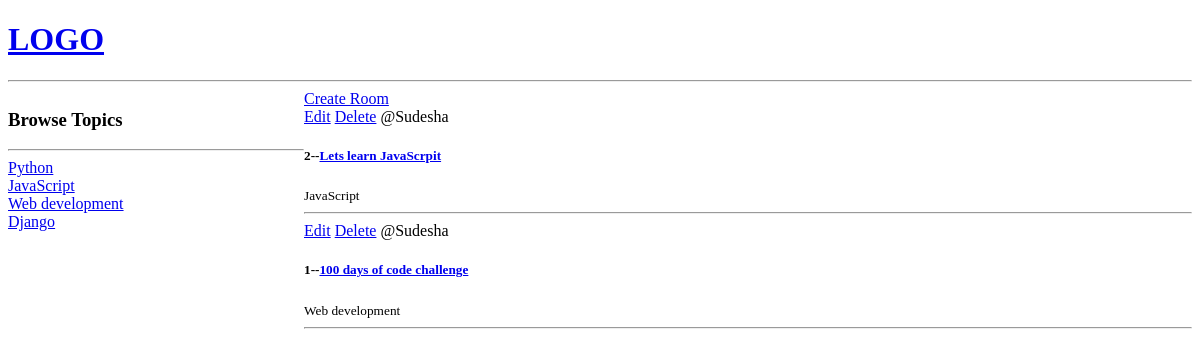
The app's page /, older data.
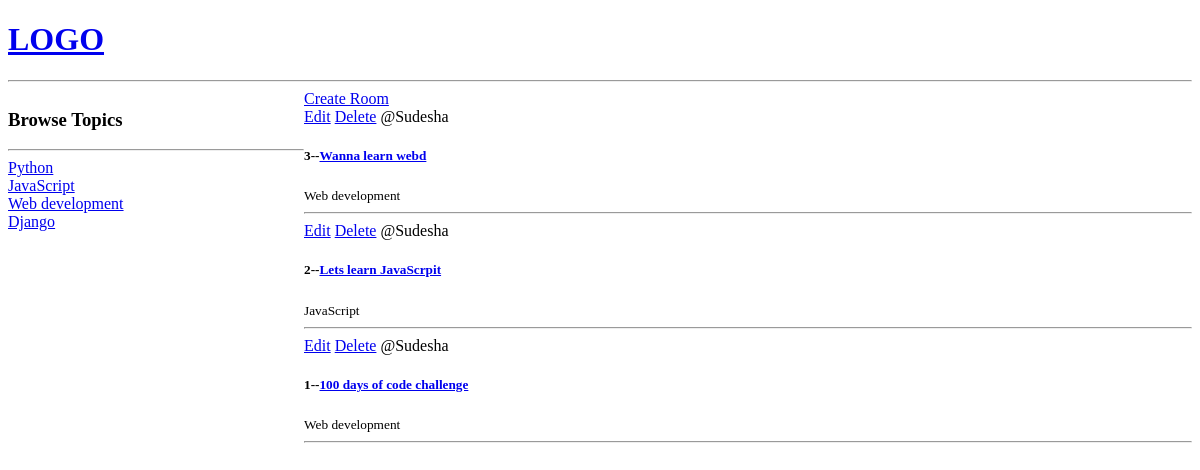
The same page, newer data.
### base/models.py (models this page shows, shortened)
class Topic(models.Model):
    name=models.CharField(max_length=200)
    def __str__(self):
        return self.name

class Room(models.Model):
    host=models.ForeignKey(User, on_delete=models.SET_NULL, null=True)
    topic=models.ForeignKey(Topic, on_delete=models.SET_NULL, null=True)
    name = models.CharField(max_length=200)
    description = models.TextField(null=True, blank=True)
    updated = models.DateTimeField(auto_now=True)
    created = models.DateTimeField(auto_now_add = True)
    class Meta:
        ordering = ['-updated','-created']

### base/views.py (the view)
# urls.py: path('',views.home, name="home"),
def home(request):
    rooms = Room.objects.all()
    topics = Topic.objects.all()
    context = {'rooms' :rooms, 'topics':topics}
    return render(request, 'base/home.html',context)

### base/templates/base/home.html (shortened to what this page needs)
{% extends 'main.html' %}
{% block content %}
<div class="home-container">
   <div>
      <h3>Browse Topics</h3>
      <hr>
      {% for topic in topics %}
          <div>
            <a href="{% url 'home' %}?q={{topic.name}}">{{topic}}</a>
          </div>
      {%endfor%}
   </div>
  <div>
   <a href="{% url 'create-room' %}">Create Room</a>
   <div>
        {% for room in rooms %}
           <div>
              <a href="{% url 'update-room' room.id %}">Edit</a>
              <a href="{% url 'delete-room' room.id %}">Delete</a>
              <span>@{{room.host.username}}</span>
              <h5>{{room.id}}--<a href="{% url 'room' room.id %}">{{room.name}}</a></h5>
              <small>{{room.topic.name}}</small>
              <hr>
           </div>
        {% endfor %}
   </div>
  </div>
</div>
{% endblock content %}

Row changes from the older to the newer data that the page shows:
added Room: host.username "Sudesha", id "3", name "Wanna learn webd", topic.name "Web development"
